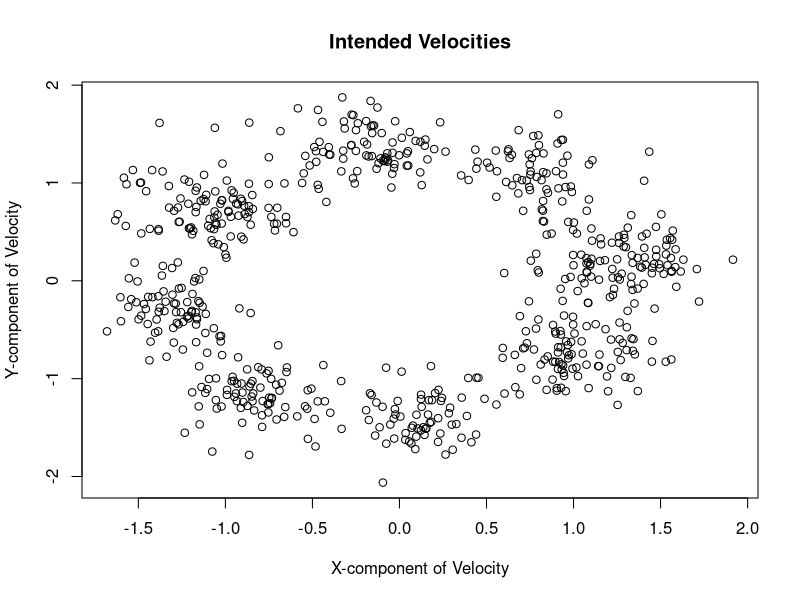
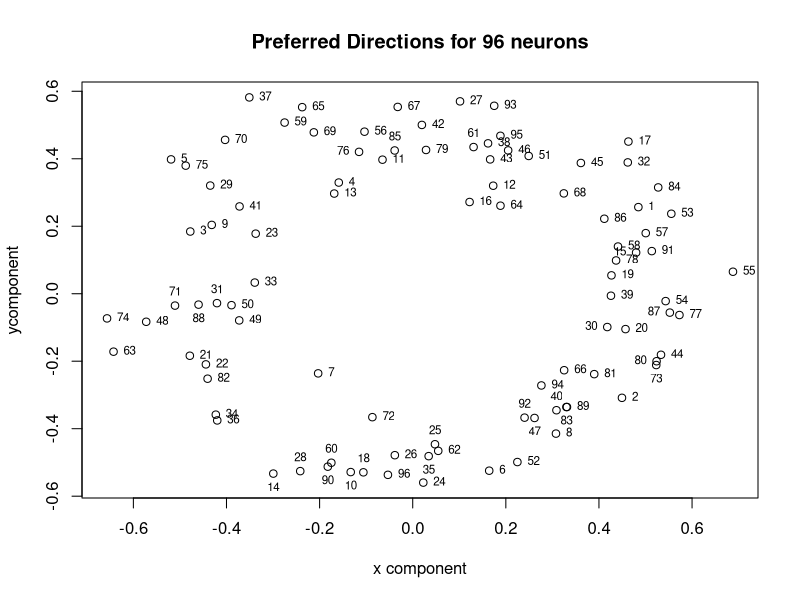
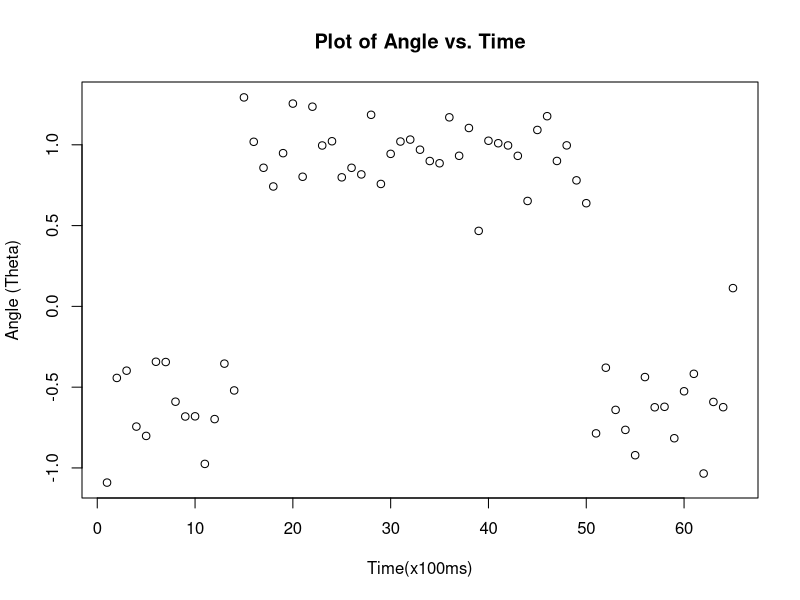

Write the R code that produced these figures, in order.

neur <- read.csv('neur.csv')
head(neur)

Y<- as.matrix(neur)

##Problem 2
fa<-factanal(Y,factors=2,scores="regression")
fa

#Factor Scores  (Intended Velocities)
fs<-fa$scores
plot(fs[,1],fs[,2],xlab="X-component of Velocity",ylab="Y-component of Velocity",main = "Intended Velocities")


b<- as.matrix(fa$loadings)
# B contains factor loadings, i.e preferred directions
plot(b[,1],b[,2],xlab = "x component", ylab = "ycomponent", main = "Preferred Directions for 96 neurons")
#complicated code for positioning the numbers - making sure the graph is pretty
pos_vec = rep(c(4),96)
pos_vec[c(10,14,90,35,83,47,73,88)]=1
pos_vec[c(18,60,28,25,92,40,71,31,85,61)]=3
pos_vec[c(15,30,76,80,87)]=2
text(b[,1],b[,2],labels = c(1:96),cex=0.7,pos=pos_vec)


#Plot the angle - arctangent of the y component of intended velocity (fs[,2]) over the x component (fs[,1])
plot(c(1:65),atan(fs[,2]/fs[,1])[c(1:65)],xlab = "Time(x100ms)", ylab = "Angle (Theta)", main = "Plot of Angle vs. Time")


